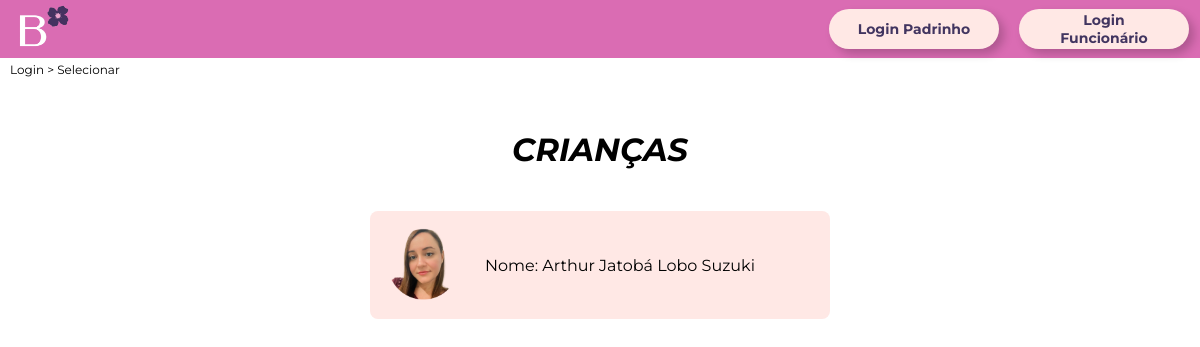
/selecionar, run on the app's committed database.
### app_bloom/models.py (models this page shows, shortened)
class Crianca(models.Model):
    nome = models.CharField(max_length=100)
    data_nascimento = models.DateField()
    genero = models.CharField(max_length=10, choices=[('Feminino', 'Feminino'),
                                                      ('Masculino', 'Masculino'
                                                       ), ('Outro', 'Outro')])
    cpf = models.CharField(max_length=11,unique=True)
    rg = models.CharField(max_length=20)
    endereco = models.CharField(max_length=100)
    historico_medico = models.FileField(upload_to='historicos/')
    autorizacao_responsavel = models.FileField(upload_to='autorizacoes/')
    foto = models.FileField(upload_to='fotocrianca/')
    naturalidade = models.CharField(max_length=100)
    estado = models.CharField(max_length=50)
    identidade = models.CharField(max_length=20)
    dt_expedicao_ident = models.DateField()
    orgao_expeditor = models.CharField(max_length=50)
    cidade = models.CharField(max_length=100)
    cep = models.IntegerField()
    raca = models.CharField(max_length=50, choices=[('Preto', 'Preto'), ('Branca', 'Branca'), ('Parda', 'Parda'), ('Amarela', 'Amarela'),('Outra','Outra')])
    telefone_responsavel = models.IntegerField()

### app_bloom/views.py (the view)
# urls.py: path('selecionar', views.selecionar, name='selecionar'),
def selecionar(request):
    criancas = Crianca.objects.all()
    context = {'criancas': criancas}
    return render(request, 'selecionar.html', context)

### app_bloom/templates/selecionar.html (shortened to what this page needs)
<!DOCTYPE html>
<html lang="pt-BR">
<head>
</head>
<body>
    {% load static %}
    <div id="header" style="display: flex; justify-content: space-between; align-items: center;">
        <div id="logo-container">
            <div id="logo-principal">
                <a href="{% url 'home' %}">
                    <img src="{% static 'logo\logoB.png' %}" alt="Logo Bloom" style="width: 60px; height: auto;">
                </a>
            </div>
        </div>
        <div id="menu-buttons" style="display: flex; gap: 20px; margin-right: 25px;">
            <button>
                <a href={% url 'loginpadri'%} style="color: #423560;">Login Padrinho</a>
            </button>
            <button>
                <a href={% url 'loginfunci'%} style="color: #423560;">Login Funcionário</a>
            </button>
        </div>
    </div>
    <div class="text">
        <p>Login > Selecionar</p>
    </div>
    <i><h1 class="flex-center">CRIANÇAS</h1></i>
    <div class="container flex-center">
        {% for crianca in criancas %}
            <div class="coluna">
                <a href="{% url 'menucriancafunci' %}">
                    <div class="item">
                        <img src="{{ crianca.foto }}" class="rectangle" alt="Imagem 1">
                        <div>
                            <p class="conteudo" style="text-align: left;">Nome: {{ crianca.nome }}</p>
                        </div>
                    </div>
                </a>
            </div>
        {% endfor %}
    </div>
</body>
</html>

### app_bloom/templates/selecionar.html (style rules this page uses)
body { font-family: Montserrat, sans-serif; display: flex; flex-direction: column; margin: 0; }
#header { position: fixed; top: 0; left: 0; width: 100%; height: 30px; background-color: #DA6CB3; display: flex; justify-content: flex-end; align-items: center; padding: 14px; z-index: 1000; }
#logo-container { display: flex; align-items: center; gap: 10px; margin-right: 40px; }
button { font-size: 14px; padding: 20px; font-family: Montserrat, sans-serif; font-weight: bold; text-align: center; background-color: #FFE8E5; border-radius: 25px; cursor: pointer; height: 20px; width: 170px; display: flex; align-items: center; justify-content: center; text-decoration: none; border: none; box-shadow: 5px 5px 10px rgba(0, 0, 0, 0.2); }
.text { float: left; font-size: 12px; text-align: left; margin-top: 1px; justify-content: left; margin-left: 10px; margin-top: 50px; margin-bottom: 20px; z-index: 1080; }
.flex-center { display: flex; justify-content: center; align-items: center; flex-wrap: wrap; text-align: center; }
.container { width: 1000px; margin: 0 auto; overflow: hidden; }
.coluna { box-sizing: border-box; width: 50%; float: left; padding: 20px; }
.item { background-color: #FFE8E5; padding: 15px; margin-bottom: 20px; border-radius: 8px; display: flex; align-items: center; }
.rectangle { width: 80px; margin-right: 20px; }
a { text-decoration: none; color: inherit; }

### data on the page
Crianca: foto (picture), nome "Arthur Jatobá Lobo Suzuki"
